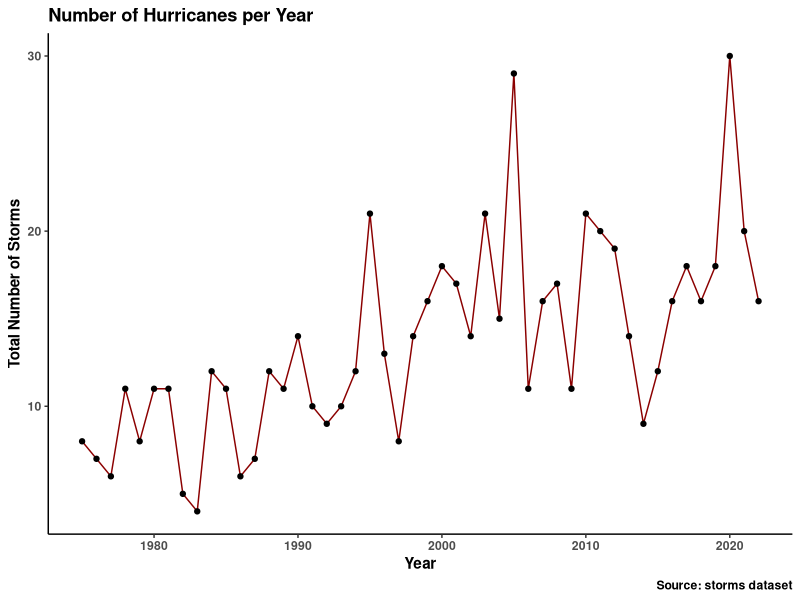

Here is the R script that generated this plot:
## ---- chunk 1
#| message: false
library(tidyverse)

storms %>% 
  group_by(year) %>% 
  summarize(storms = unique(name)) %>% 
  summarize(canes = n()) %>% 
  ggplot(aes(year, canes))+
  geom_line(color = "darkred")+
  geom_point()+
  theme_classic()+
  labs(
    title = "Number of Hurricanes per Year",
    x = "Year",
    y = "Total Number of Storms",
    caption = "Source: storms dataset"
  )+
  theme(
    text = element_text(face = "bold")
  )
